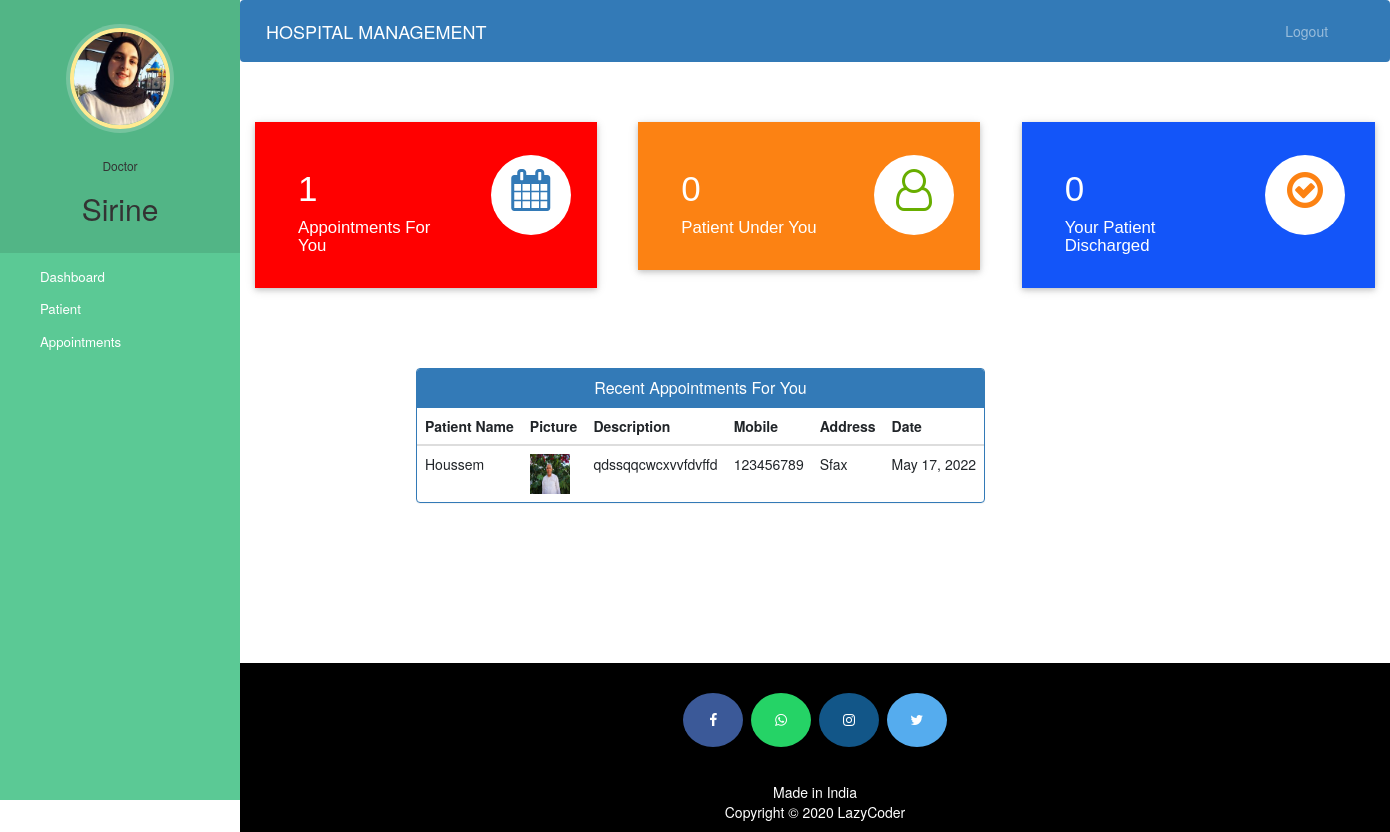
The page /doctor-dashboard (signed in) on the database its author committed.
### hospital/models.py (models this page shows, shortened)
class Doctor(models.Model):
    user=models.OneToOneField(User,on_delete=models.CASCADE)
    profile_pic= models.ImageField(upload_to='profile_pic/DoctorProfilePic/',null=True,blank=True)
    address = models.CharField(max_length=40)
    date_of_birth = models.CharField(max_length=20, default="01/01/2000")
    gender = models.CharField(max_length=10, default="male")
    mobile = models.CharField(max_length=20,null=True)
    department= models.CharField(max_length=50,choices=departments,default='Cardiologist')
    status=models.BooleanField(default=False)

class Appointment(models.Model):
    patientId=models.PositiveIntegerField(null=True)
    doctorId=models.PositiveIntegerField(null=True)
    patientName=models.CharField(max_length=40,null=True)
    doctorName=models.CharField(max_length=40,null=True)
    appointmentDate=models.DateField(auto_now=True)
    description=models.TextField(max_length=500)
    status=models.BooleanField(default=False)

class Patient(models.Model):
    user=models.OneToOneField(User,on_delete=models.CASCADE)
    profile_pic= models.ImageField(upload_to='profile_pic/PatientProfilePic/',null=True,blank=True)
    address = models.CharField(max_length=40)
    date_of_birth = models.CharField(max_length=20, default="01/01/2000")
    gender = models.CharField(max_length=10, default="male")
    mobile = models.CharField(max_length=20,null=False)
    symptoms = models.CharField(max_length=100,null=False)
    assignedDoctorId = models.PositiveIntegerField(null=True)
    admitDate=models.DateField(auto_now=True)
    status=models.BooleanField(default=False)

### hospital/views.py (the view)
# urls.py: path('doctor-dashboard', views.doctor_dashboard_view,name='doctor-dashboard'),
@login_required(login_url='doctorlogin')
@user_passes_test(is_doctor)
def doctor_dashboard_view(request):
    patientcount=models.Patient.objects.all().filter(status=True,assignedDoctorId=request.user.id).count()
    appointmentcount=models.Appointment.objects.all().filter(status=True,doctorId=request.user.id).count()
    patientdischarged=models.PatientDischargeDetails.objects.all().distinct().filter(assignedDoctorName=request.user.first_name).count()
    appointments=models.Appointment.objects.all().filter(status=True,doctorId=request.user.id).order_by('-id')
    patientid=[]
    for a in appointments:
        patientid.append(a.patientId)
    patients=models.Patient.objects.all().filter(status=True,user_id__in=patientid).order_by('-id')
    appointments=zip(appointments,patients)
    mydict={
    'patientcount':patientcount,
    'appointmentcount':appointmentcount,
    'patientdischarged':patientdischarged,
    'appointments':appointments,
    'doctor':models.Doctor.objects.get(user_id=request.user.id), #for profile picture of doctor in sidebar
    }
    return render(request,'hospital/doctor_dashboard.html',context=mydict)

### hospital/views.py (called while the page is built)
def is_doctor(user):
    return user.groups.filter(name='DOCTOR').exists()

### templates/hospital/doctor_dashboard.html
{% extends 'hospital/doctor_base.html' %}
{% load static %}
{% block content %}
{%include 'hospital/doctor_dashboard_cards.html'%}
<br><br><br><br>
<div class="container">
  <div class="row">
    <div class="panel panel-primary" style="margin-left:15%;">
      <div class="panel-heading" style="text-align:center;">
        <h6 class="panel-title">Recent Appointments For You</h6>
      </div>
      <table class="table table-hover" id="dev-table">
        <thead>
          <tr>
            <th>Patient Name</th>
            <th>Picture</th>
            <th>Description</th>
            <th>Mobile</th>
            <th>Address</th>
            <th>Date</th>
          </tr>
        </thead>
        {% for a,p in appointments %}
        <tr>
          <td>{{a.patientName}}</td>
          <td> <img src="{% static p.profile_pic.url %}" alt="Profile Pic" height="40px" width="40px" /></td>
          <td>{{a.description}}</td>
          <td>{{p.mobile}}</td>
          <td>{{p.address}}</td>
          <td>{{a.appointmentDate}}</td>
        </tr>
        {% endfor %}
      </table>
    </div>
  </div>
</div>
{% endblock content %}

### templates/hospital/doctor_base.html (shortened to what this page needs)
<!DOCTYPE html>
{% load static %}
<html lang="en">
<head>
  <link rel="stylesheet" href="https://stackpath.bootstrapcdn.com/bootstrap/4.3.1/css/bootstrap.min.css">
  <link rel="stylesheet" href="https://maxcdn.bootstrapcdn.com/font-awesome/4.7.0/css/font-awesome.min.css">
</head>
<body>
  <nav class="menu" tabindex="0">
    <header class="avatar">
      <img src="{% static doctor.profile_pic.url %}" alt="Profile Pic" />
      <br><br>
      <h6>Doctor</h6>
      <h2>{{request.user.first_name}}</h2>
    </header>
    <ul>
      <li tabindex="0" class="icon-dashboard"> <a style="color:white; text-decoration:none;" href="/doctor-dashboard"><span>Dashboard</span></a> </li>
      <li tabindex="0" class="icon-users"> <a style="color:white; text-decoration:none;" href="/doctor-patient"><span>Patient</span></a></li>
      <li tabindex="0" class="icon-calendar"> <a style="color:white; text-decoration:none;" href="/doctor-appointment"><span>Appointments</span></a></li>
    </ul>
  </nav>
  <main>
    <div class="bs-example">
      <nav class="navbar navbar-expand-md  navbar-dark fixed-top" style="background:#337AB7;">
        <a href="/doctor-dashboard" class="navbar-brand">HOSPITAL MANAGEMENT</a>
        <div class="collapse navbar-collapse justify-content-between" id="navbarCollapse">
          <div class="navbar-nav" style=" margin-left: 90%;">
            <a href="/logout" class="nav-item nav-link">Logout</a>
          </div>
        </div>
      </nav>
    </div>
    <br><br>
    {% block content %}
    {% endblock content %}
    <br><br><br><br><br><br><br>
    <footer>
      <p>
        <a id="ftr" href="https://facebook.com/sumit.luv/" class="fa fa-facebook"></a>
        <a id="ftr" href="https://api.whatsapp.com/send?phone=919572181024&text=Hello%20Sumit.%0d%0aHow%20are%20you%20%3f%0d%0aI%20came%20from%20your%20website.&source=&data=#" class="fa fa-whatsapp"></a>
        <a id="ftr" href="https://instagram.com/sumit.luv" class="fa fa-instagram"></a>
        <a id="ftr" href="https://twitter.com/sumitkumar1503" class="fa fa-twitter"></a>
      </p>
      <br>
      <div class="container">
        <div class="row">
          <div class="col-md-12 col-sm-12">
            <div style="color:#ffffff;" class="wow fadeInUp footer-copyright">
              <p>Made in India <br>
                Copyright &copy; 2020 LazyCoder </p>
            </div>
          </div>
        </div>
      </div>
    </footer>
  </main>
</body>
</html>

### templates/hospital/doctor_base.html (style rules this page uses)
a:link { text-decoration: none; }
a { color: white; }
footer { padding: 0px 0px 0px 0px; background-color: black; margin: 0px; }
#ftr { padding: 20px; }
.fa { font-size: 23px; width: 60px; text-align: center; text-decoration: none; margin: 5px 2px; border-radius: 50%; }
.fa-facebook { background: #3B5998; color: white; margin-top: 30px; }
.fa-whatsapp { background: #25d366; color: white; }
.fa-twitter { background: #55ACEE; color: white; }
.fa-instagram { background: #125688; color: white; }
p { text-align: center; }
body { padding-left: 240px; }
main { position: relative; height: 100vh; }
.menu { background: #5bc995; height: 100vh; width: 240px; position: fixed; top: 0px; left: 0; z-index: 5; outline: none; }
.menu .avatar { background: rgba(0, 0, 0, 0.1); padding: 2em 0.5em; text-align: center; }
.menu .avatar img { width: 100px; border-radius: 50%; overflow: hidden; border: 4px solid #ffea92; box-shadow: 0 0 0 4px rgba(255, 255, 255, 0.2); }
.menu .avatar h2 { font-weight: normal; margin-bottom: 0; }
.menu ul { list-style: none; padding: 0.5em 0; margin: 0; }
.menu ul li { padding: 0.5em 1em 0.5em 3em; font-size: 0.95em; font-weight: regular; background-repeat: no-repeat; background-position: left 15px center; background-size: auto 20px; transition: all 0.15s linear; cursor: pointer; }
.menu ul li.icon-dashboard { background-image: url("http://www.entypo.com/images//gauge.svg"); }
.menu ul li.icon-users { background-image: url("http://www.entypo.com/images//users.svg"); }
.menu ul li.icon-calendar { background-image: url("http://www.entypo.com/images//calendar.svg"); }

### rows shown on the page
Doctor: profile_pic (picture)
Appointment: patientName "Houssem", profile_pic (picture), description "qdssqqcwcxvvfdvffd", mobile "123456789", address "Sfax", appointmentDate "May 17, 2022"

### other values the page prints
{{ request.user.first_name }} "Sirine"
{{ appointmentcount }} "1"
{{ patientcount }} "0"
{{ patientdischarged }} "0"
